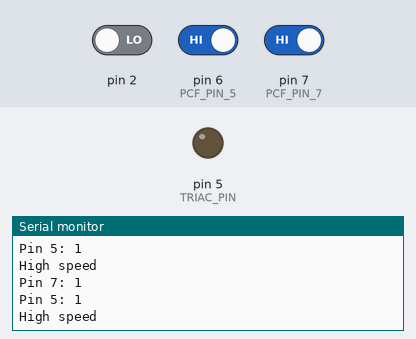
Simulated run of this sketch. Board: Arduino Uno, built with avr-gcc and run on an emulated ATmega328P. Parts: output pins drawn as LEDs (lit = HIGH), the last lines printed to the serial monitor. The inputs (shaded band) are chosen by the test bench; at power-on: pin 6 (PCF_PIN_5) HIGH, pin 7 (PCF_PIN_7) HIGH, pin 2 LOW.

Above: at 2.8 s.
2.9 s: pin 6 (PCF_PIN_5) driven LOW
At 3.8 s:
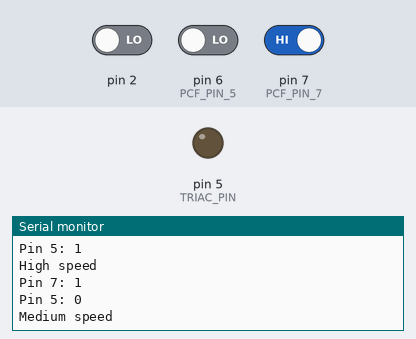
5.5 s: pin 7 (PCF_PIN_7) driven LOW
At 6.8 s:
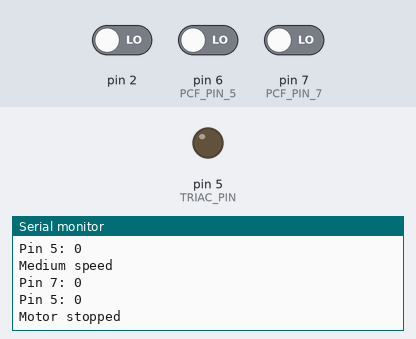
8.5 s: pin 6 (PCF_PIN_5) driven HIGH
At 9.6 s:
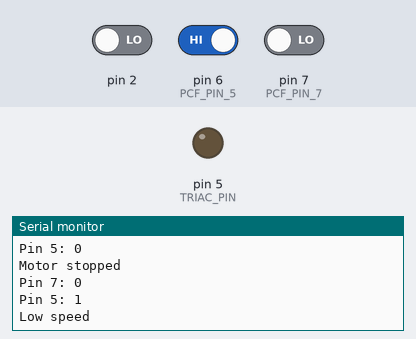

Measured:
- after the input at 2.9 s, the serial monitor: prints a new line after 0.11 s (image 1)
- after the input at 5.5 s, the serial monitor: prints a new line after 0.50 s (image 2)
- after the input at 8.5 s, the serial monitor: prints a new line after 0.51 s (image 3)

The sketch:

Motor_Control_Working_Seperate_MCU.ino
```cpp
#include <Wire.h>
#include <PCF8574.h>

// Define pins on Arduino Uno for motor speed control
// #define MEDIUM_SPEED_PIN 8  // Corresponds to P5 on PCF8574
#define PCF_PIN_7 7    // Corresponds to P6 on PCF8574
#define PCF_PIN_5 6    // Corresponds to P7 on PCF8574

// Define motor control parameters
#define TRIAC_PIN 5         // Triac control pin
#define MEDIUM_PHASE_DELAY 7100
#define HIGH_PHASE_DELAY 5500
#define LOW_PHASE_DELAY 7100

volatile unsigned long phase_delay = 0; // Default: Motor OFF
volatile bool zc_detected = false;      // Zero crossing flag

// Track previous states of pins
bool prevHighSpeed = HIGH;
bool prevLowSpeed = HIGH;

void setup() {
  // Initialize speed control pins as input
  pinMode(PCF_PIN_7, INPUT);
  pinMode(PCF_PIN_5, INPUT);
  // digitalWrite(MEDIUM_SPEED_PIN, HIGH); // Enable internal pull-up resistors
  // digitalWrite(PCF_PIN_7, HIGH);
  // digitalWrite(PCF_PIN_5, HIGH);

  // Initialize triac control pin
  pinMode(TRIAC_PIN, OUTPUT);
  digitalWrite(TRIAC_PIN, LOW);

  // Attach interrupt for Zero Crossing Detector (ZCD)
  attachInterrupt(digitalPinToInterrupt(2), zeroCrossInterrupt, RISING);
  setPhaseDelay(0); // Stop motor
  // Initialize Serial for debugging
  Serial.begin(9600);
}

int pin_5_read, pin_7_read;

void loop() {
  // Read the current states of speed pins
  pin_7_read = digitalRead(PCF_PIN_7);
  pin_5_read = digitalRead(PCF_PIN_5);

  Serial.print("Pin 7: ");
  Serial.println(pin_7_read);
  Serial.print("Pin 5: ");
  Serial.println(pin_5_read);
  Serial.println();
  // Check for high speed activation
  if (pin_5_read == 0 && pin_7_read == 0) {
    setPhaseDelay(HIGH_PHASE_DELAY); // Stop motor
    Serial.println("Motor stopped");
  }
  else if (pin_5_read == 1 && pin_7_read == 0) {
    setPhaseDelay(LOW_PHASE_DELAY); // Low speed
    Serial.println("Low speed");
  }
  else if (pin_5_read == 0 && pin_7_read == 1) {
    setPhaseDelay(MEDIUM_PHASE_DELAY); // Medium speed
    Serial.println("Medium speed");
  }
  else if (pin_5_read == 1 && pin_7_read == 1) {
    setPhaseDelay(0); // High speed
    Serial.println("High speed");
  }

  delay(1000); // Small delay to avoid unnecessary processing
}

void zeroCrossInterrupt() {
  zc_detected = true;                // Set zero-crossing flag
  if (phase_delay > 0) {             // Trigger triac only if phase_delay > 0
    delayMicroseconds(phase_delay);  // Wait for phase delay
    digitalWrite(TRIAC_PIN, HIGH);   // Trigger triac
    delayMicroseconds(10);           // Maintain pulse width
    digitalWrite(TRIAC_PIN, LOW);    // Turn off triac gate
  }
}

void setPhaseDelay(unsigned long newDelay) {
  // Update the phase delay to the selected speed or stop motor if delay is 0
  phase_delay = newDelay;
}
```
